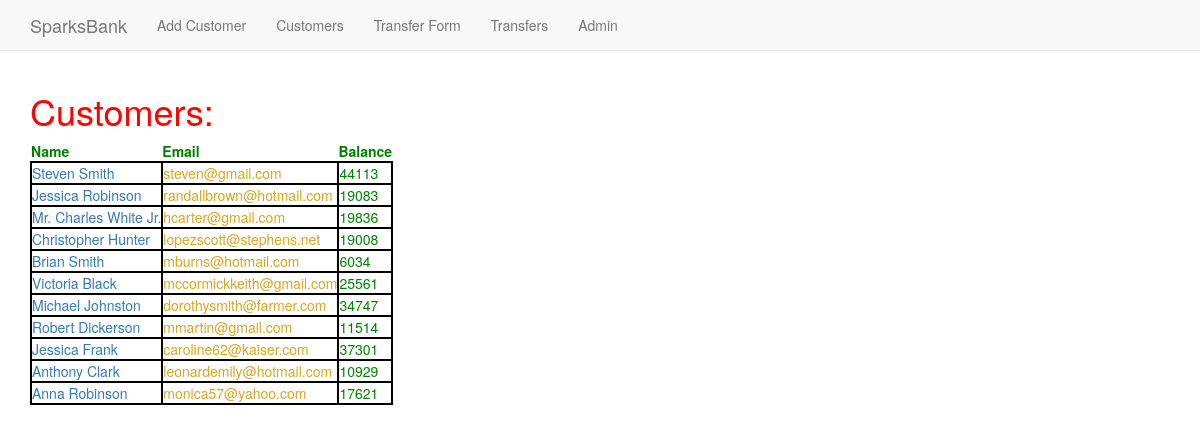
Page /basicapp/customer/ on the earlier database version.
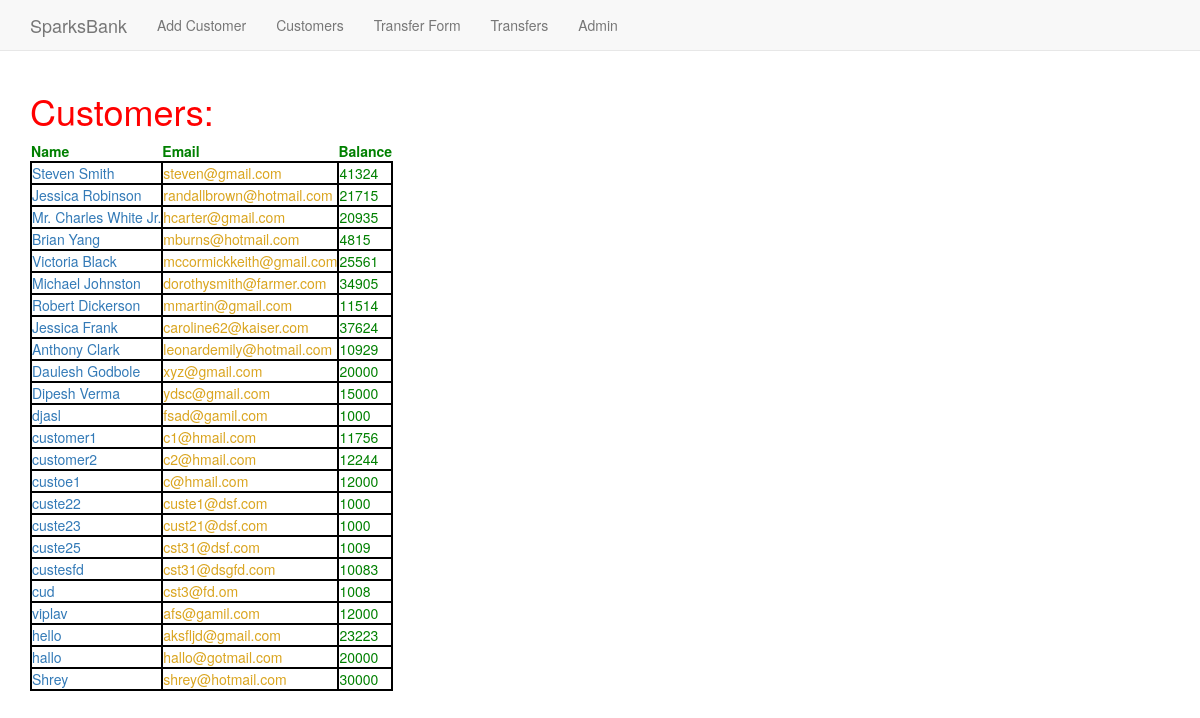
Same page on the later database version.
### basicapp/models.py (models this page shows, shortened)
class Customers(models.Model):
    name = models.CharField(max_length=30,unique=True)
    email = models.EmailField(unique=True)
    balance = models.IntegerField()

### basicapp/views.py (the view)
# urls.py: path('customer/',views.CustomersListView.as_view(),name='customers'),
class CustomersListView(ListView):
    context_object_name='customer'
    model=Customers

### basicapp/templates/basicapp/customers_list.html
{%extends "basicapp/basicapp_base.html"%}
{% load static %}
{%block body_block%}
  <h1>Customers:</h1>
  <div class="customers">
    {% if customer %}
      <table class="customer_table">
        <thead>
          <th>Name</th>
          <th>Email</th>
          <th>Balance</th>
        </thead>
        {% for cust in customer %}
        <tr>
          <td><a href="{{cust.id}}">{{cust.name}}</a></td>
          <td class="email">{{cust.email}}</td>
          <td class=" balance">{{cust.balance}}</td>
        </tr>
        {% endfor %}
      </table>
    {% else %}
      <p>NO customer list</p>
    {% endif %}
  </div>
  {%endblock%}

Differences in the rows shown:
removed Customers: name "Christopher Hunter", email "lopezscott@stephens.net", balance "19008"
removed Customers: name "Anna Robinson", email "monica57@yahoo.com", balance "17621"
changed Customers "Steven Smith": balance "44113" → "41324"
changed Customers "Jessica Robinson": balance "19083" → "21715"
changed Customers "Mr. Charles White Jr.": balance "19836" → "20935"
changed Customers "mburns@hotmail.com": name "Brian Smith" → "Brian Yang"; balance "6034" → "4815"
changed Customers "Michael Johnston": balance "34747" → "34905"
changed Customers "Jessica Frank": balance "37301" → "37624"
added Customers: name "Daulesh Godbole", email "xyz@gmail.com", balance "20000"
added Customers: name "Dipesh Verma", email "ydsc@gmail.com", balance "15000"
added Customers: name "djasl", email "fsad@gamil.com", balance "1000"
added Customers: name "customer1", email "c1@hmail.com", balance "11756"
added Customers: name "customer2", email "c2@hmail.com", balance "12244"
added Customers: name "custoe1", email "c@hmail.com", balance "12000"
added Customers: name "custe22", email "custe1@dsf.com", balance "1000"
added Customers: name "custe23", email "cust21@dsf.com", balance "1000"
added Customers: name "custe25", email "cst31@dsf.com", balance "1009"
added Customers: name "custesfd", email "cst31@dsgfd.com", balance "10083"
added Customers: name "cud", email "cst3@fd.om", balance "1008"
added Customers: name "viplav", email "afs@gamil.com", balance "12000"
added Customers: name "hello", email "aksfljd@gmail.com", balance "23223"
added Customers: name "hallo", email "hallo@gotmail.com", balance "20000"
added Customers: name "Shrey", email "shrey@hotmail.com", balance "30000"
